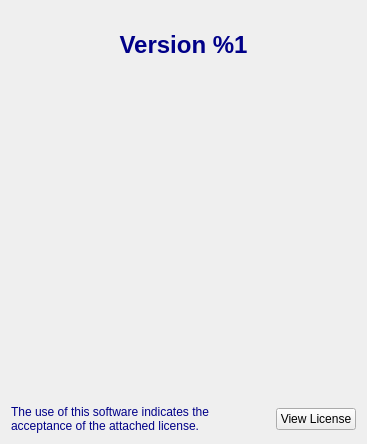
<?xml version="1.0" encoding="UTF-8"?>
<ui version="4.0">
<comment> Begin CVS Header </comment>
<comment>   $Source: /fs/turing/cvs/copasi_dev/copasi/UI/CQSplashWidget.ui,v $ </comment>
<comment>   $Revision: 1.4.16.2 $ </comment>
<comment>   $Name: Build-33 $ </comment>
<comment>   $Author: shoops $ </comment>
<comment>   $Date: 2011/01/26 13:15:47 $ </comment>
<comment> End CVS Header </comment>

<comment> Copyright (C) 2010 by Pedro Mendes, Virginia Tech Intellectual </comment>
<comment> Properties, Inc., University of Heidelberg, and The University </comment>
<comment> of Manchester. </comment>
<comment> All rights reserved. </comment>

 <comment> All rights reserved. </comment>
 <class>CQSplashWidget</class>
 <widget class="CopasiWidget" name="CQSplashWidget">
  <property name="geometry">
   <rect>
    <x>0</x>
    <y>0</y>
    <width>367</width>
    <height>444</height>
   </rect>
  </property>
  <property name="caption" stdset="0">
   <string>Form1</string>
  </property>
  <layout class="QVBoxLayout">
   <item>
    <widget class="QLabel" name="mpPixmap">
     <property name="pixmap">
      <pixmap>image0</pixmap>
     </property>
     <property name="scaledContents">
      <bool>false</bool>
     </property>
     <property name="alignment">
      <set>Qt::AlignCenter</set>
     </property>
     <property name="wordWrap">
      <bool>false</bool>
     </property>
    </widget>
   </item>
   <item>
    <widget class="QLabel" name="mpLblVersion">
     <property name="text">
      <string>&lt;h1 style=&quot;color:#000088;&quot;&gt;Version %1&lt;/h1&gt;</string>
     </property>
     <property name="alignment">
      <set>Qt::AlignCenter</set>
     </property>
     <property name="wordWrap">
      <bool>true</bool>
     </property>
    </widget>
   </item>
   <item>
    <spacer name="mpSpacer">
     <property name="orientation">
      <enum>Qt::Vertical</enum>
     </property>
     <property name="sizeType">
      <enum>QSizePolicy::Expanding</enum>
     </property>
     <property name="sizeHint" stdset="0">
      <size>
       <width>20</width>
       <height>16</height>
      </size>
     </property>
    </spacer>
   </item>
   <item>
    <layout class="QHBoxLayout">
     <item>
      <widget class="QLabel" name="mpLblLicense">
       <property name="sizePolicy">
        <sizepolicy hsizetype="Expanding" vsizetype="Preferred">
         <horstretch>0</horstretch>
         <verstretch>0</verstretch>
        </sizepolicy>
       </property>
       <property name="text">
        <string>&lt;p style=&quot;color:#000088;&quot;&gt;The use of this software indicates the acceptance of the attached license.&lt;/p&gt;</string>
       </property>
       <property name="alignment">
        <set>Qt::AlignVCenter</set>
       </property>
       <property name="wordWrap">
        <bool>true</bool>
       </property>
      </widget>
     </item>
     <item>
      <widget class="QPushButton" name="mpBtnLicense">
       <property name="text">
        <string>View License</string>
       </property>
      </widget>
     </item>
    </layout>
   </item>
  </layout>
 </widget>
 <layoutdefault spacing="6" margin="11"/>
 <customwidgets>
  <customwidget>
   <class>CopasiWidget</class>
   <extends>QWidget</extends>
   <header>copasi/UI/copasiWidget.h</header>
   <container>1</container>
  </customwidget>
 </customwidgets>
 <includes>
  <include location="local" >copasi/UI/copasiWidget.h</include>
 </includes>
 <resources/>
 <connections>
  <connection>
   <sender>mpBtnLicense</sender>
   <signal>clicked()</signal>
   <receiver>CQSplashWidget</receiver>
   <slot>slotViewLicense()</slot>
   <hints>
    <hint type="sourcelabel">
     <x>302</x>
     <y>429</y>
    </hint>
    <hint type="destinationlabel">
     <x>20</x>
     <y>20</y>
    </hint>
   </hints>
  </connection>
 </connections>
</ui>
